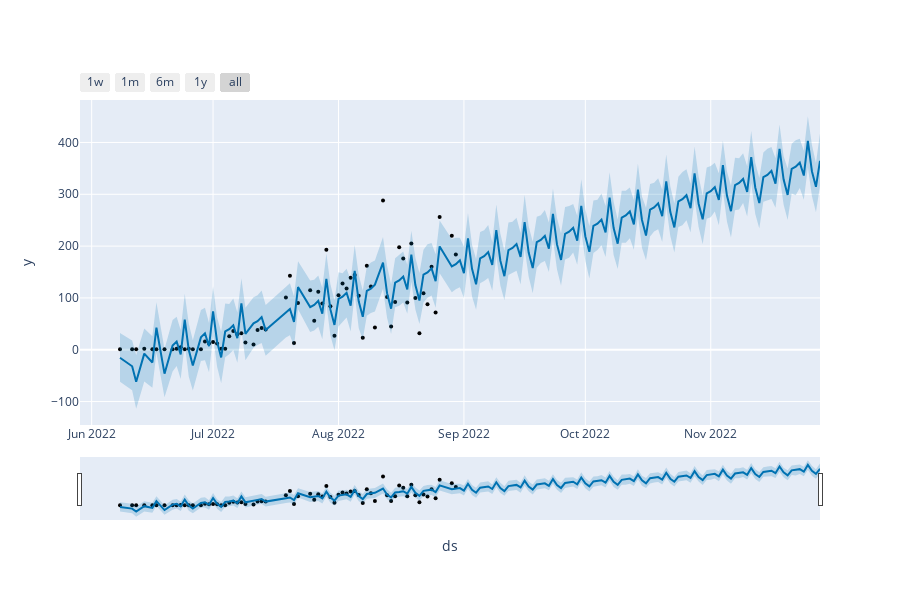

The cell this chart's notebook holds for it:
### Markdown cell above
<h4>Gráfico de previsão</h4>

### Code cell
plot_plotly(m, forecast)

### Figure 1 — Plotly figure (JSON) as saved in the notebook; plotly's stock layout.template omitted (floating-point values rounded to 4 significant figures; data arrays with more than 128 entries replaced by an {"elided": "..."} marker saying what was removed)
{"data": [{"marker": {"color": "black", "size": 4}, "mode": "markers", "name": "Actual", "type": "scatter", "x": ["2022-06-08T00:00:00", "2022-06-11T00:00:00", "2022-06-12T00:00:00", "2022-06-14T00:00:00", "2022-06-16T00:00:00", "2022-06-17T00:00:00", "2022-06-19T00:00:00", "2022-06-21T00:00:00", "2022-06-22T00:00:00", "2022-06-23T00:00:00", "2022-06-24T00:00:00", "2022-06-25T00:00:00", "2022-06-26T00:00:00", "2022-06-28T00:00:00", "2022-06-29T00:00:00", "2022-06-30T00:00:00", "2022-07-01T00:00:00", "2022-07-02T00:00:00", "2022-07-03T00:00:00", "2022-07-04T00:00:00", "2022-07-05T00:00:00", "2022-07-06T00:00:00", "2022-07-07T00:00:00", "2022-07-08T00:00:00", "2022-07-09T00:00:00", "2022-07-11T00:00:00", "2022-07-12T00:00:00", "2022-07-13T00:00:00", "2022-07-14T00:00:00", "2022-07-19T00:00:00", "2022-07-20T00:00:00", "2022-07-21T00:00:00", "2022-07-22T00:00:00", "2022-07-25T00:00:00", "2022-07-26T00:00:00", "2022-07-27T00:00:00", "2022-07-28T00:00:00", "2022-07-29T00:00:00", "2022-07-30T00:00:00", "2022-07-31T00:00:00", "2022-08-01T00:00:00", "2022-08-02T00:00:00", "2022-08-03T00:00:00", "2022-08-04T00:00:00", "2022-08-05T00:00:00", "2022-08-06T00:00:00", "2022-08-07T00:00:00", "2022-08-08T00:00:00", "2022-08-09T00:00:00", "2022-08-10T00:00:00", "2022-08-12T00:00:00", "2022-08-13T00:00:00", "2022-08-14T00:00:00", "2022-08-15T00:00:00", "2022-08-16T00:00:00", "2022-08-17T00:00:00", "2022-08-18T00:00:00", "2022-08-19T00:00:00", "2022-08-20T00:00:00", "2022-08-21T00:00:00", "2022-08-22T00:00:00", "2022-08-23T00:00:00", "2022-08-24T00:00:00", "2022-08-25T00:00:00", "2022-08-26T00:00:00", "2022-08-29T00:00:00", "2022-08-30T00:00:00"], "y": [1, 1, 1, 2, 1, 1, 1, 1, 2, 5, 1, 2, 1, 1, 16, 12, 15, 12, 2, 2, 26, 36, 30, 32, 14, 10, 38, 42, 39, 101, 143, 13, 90, 115, 56, 112, 89, 193, 84, 27, 105, 128, 118, 139, 144, 104, 23, 162, 122, 43, 288, 102, 45, 92, 198, 176, 91, 205, 100, 32, 109, 88, 160, 72, 256, 220, 184]}, {"hoverinfo": "skip", "line": {"width": 0}, "mode": "lines", "type": "scatter", "x": {"elided": "157 str values"}, "y": {"elided": "157 float values"}}, {"fill": "tonexty", "fillcolor": "rgba(0, 114, 178, 0.2)", "line": {"color": "#0072B2", "width": 2}, "mode": "lines", "name": "Predicted", "type": "scatter", "x": {"elided": "157 str values"}, "y": {"elided": "157 float values"}}, {"fill": "tonexty", "fillcolor": "rgba(0, 114, 178, 0.2)", "hoverinfo": "skip", "line": {"width": 0}, "mode": "lines", "type": "scatter", "x": {"elided": "157 str values"}, "y": {"elided": "157 float values"}}], "layout": {"height": 600, "showlegend": false, "width": 900, "xaxis": {"autorange": true, "range": ["2022-05-29 02:44:34.2857", "2022-11-28"], "rangeselector": {"buttons": [{"count": 7, "label": "1w", "step": "day", "stepmode": "backward"}, {"count": 1, "label": "1m", "step": "month", "stepmode": "backward"}, {"count": 6, "label": "6m", "step": "month", "stepmode": "backward"}, {"count": 1, "label": "1y", "step": "year", "stepmode": "backward"}, {"step": "all"}]}, "rangeslider": {"autorange": true, "range": ["2022-05-29 02:44:34.2857", "2022-11-28"], "visible": true, "yaxis": {"_template": null, "rangemode": "match"}}, "title": {"text": "ds"}, "type": "date"}, "yaxis": {"autorange": true, "range": [-145.2, 482.0], "title": {"text": "y"}, "type": "linear"}}}
